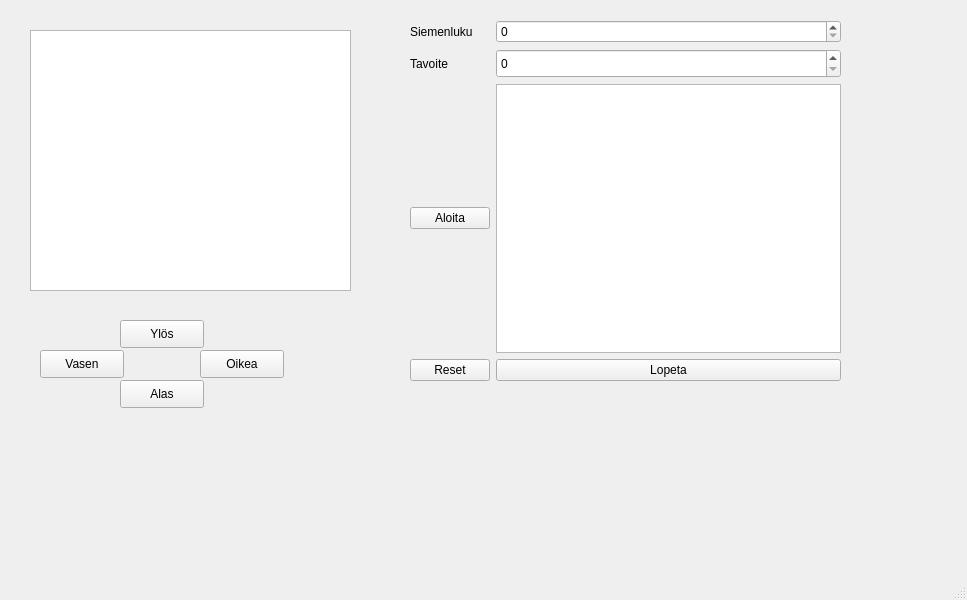
<?xml version="1.0" encoding="UTF-8"?>
<ui version="4.0">
 <class>MainWindow</class>
 <widget class="QMainWindow" name="MainWindow">
  <property name="geometry">
   <rect>
    <x>0</x>
    <y>0</y>
    <width>967</width>
    <height>600</height>
   </rect>
  </property>
  <property name="windowTitle">
   <string>MainWindow</string>
  </property>
  <widget class="QWidget" name="centralwidget">
   <widget class="QWidget" name="gridLayoutWidget">
    <property name="geometry">
     <rect>
      <x>410</x>
      <y>20</y>
      <width>431</width>
      <height>361</height>
     </rect>
    </property>
    <layout class="QGridLayout" name="gridLayout">
     <item row="2" column="0">
      <widget class="QPushButton" name="startPushButton">
       <property name="text">
        <string>Aloita</string>
       </property>
      </widget>
     </item>
     <item row="1" column="2">
      <widget class="QSpinBox" name="goalSpinBox">
       <property name="minimumSize">
        <size>
         <width>50</width>
         <height>29</height>
        </size>
       </property>
       <property name="maximumSize">
        <size>
         <width>423</width>
         <height>29</height>
        </size>
       </property>
       <property name="maximum">
        <number>8192</number>
       </property>
       <property name="displayIntegerBase">
        <number>10</number>
       </property>
      </widget>
     </item>
     <item row="0" column="0">
      <layout class="QVBoxLayout" name="verticalLayout">
       <item>
        <widget class="QLabel" name="seedLabel">
         <property name="text">
          <string>Siemenluku</string>
         </property>
        </widget>
       </item>
      </layout>
     </item>
     <item row="1" column="0">
      <widget class="QLabel" name="label">
       <property name="text">
        <string>Tavoite</string>
       </property>
      </widget>
     </item>
     <item row="0" column="2">
      <widget class="QSpinBox" name="seedSpinBox"/>
     </item>
     <item row="3" column="0">
      <widget class="QPushButton" name="resetPushButton">
       <property name="text">
        <string>Reset</string>
       </property>
      </widget>
     </item>
     <item row="2" column="2">
      <widget class="QTextBrowser" name="textBrowser"/>
     </item>
     <item row="3" column="2">
      <widget class="QPushButton" name="quitPushButton">
       <property name="text">
        <string>Lopeta</string>
       </property>
      </widget>
     </item>
    </layout>
   </widget>
   <widget class="QPushButton" name="upPushButton">
    <property name="geometry">
     <rect>
      <x>120</x>
      <y>320</y>
      <width>84</width>
      <height>28</height>
     </rect>
    </property>
    <property name="text">
     <string>Ylös</string>
    </property>
   </widget>
   <widget class="QPushButton" name="downPushButton">
    <property name="geometry">
     <rect>
      <x>120</x>
      <y>380</y>
      <width>84</width>
      <height>28</height>
     </rect>
    </property>
    <property name="text">
     <string>Alas</string>
    </property>
   </widget>
   <widget class="QPushButton" name="leftPushButton">
    <property name="geometry">
     <rect>
      <x>40</x>
      <y>350</y>
      <width>84</width>
      <height>28</height>
     </rect>
    </property>
    <property name="text">
     <string>Vasen</string>
    </property>
   </widget>
   <widget class="QPushButton" name="rightPushButton">
    <property name="geometry">
     <rect>
      <x>200</x>
      <y>350</y>
      <width>84</width>
      <height>28</height>
     </rect>
    </property>
    <property name="text">
     <string>Oikea</string>
    </property>
   </widget>
   <widget class="QGraphicsView" name="graphicsView">
    <property name="geometry">
     <rect>
      <x>30</x>
      <y>30</y>
      <width>321</width>
      <height>261</height>
     </rect>
    </property>
   </widget>
   <widget class="QWidget" name="gridLayoutWidget_2">
    <property name="geometry">
     <rect>
      <x>40</x>
      <y>40</y>
      <width>301</width>
      <height>241</height>
     </rect>
    </property>
    <layout class="QGridLayout" name="gridLayout_2"/>
   </widget>
  </widget>
  <widget class="QMenuBar" name="menubar">
   <property name="geometry">
    <rect>
     <x>0</x>
     <y>0</y>
     <width>967</width>
     <height>25</height>
    </rect>
   </property>
  </widget>
  <widget class="QStatusBar" name="statusbar"/>
 </widget>
 <resources/>
 <connections>
  <connection>
   <sender>quitPushButton</sender>
   <signal>pressed()</signal>
   <receiver>MainWindow</receiver>
   <slot>close()</slot>
   <hints>
    <hint type="sourcelabel">
     <x>708</x>
     <y>390</y>
    </hint>
    <hint type="destinationlabel">
     <x>399</x>
     <y>299</y>
    </hint>
   </hints>
  </connection>
 </connections>
</ui>
